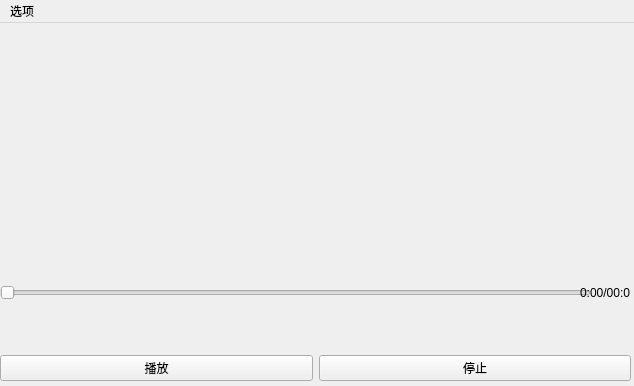
<?xml version="1.0" encoding="UTF-8"?>
<ui version="4.0">
 <class>MainWindow</class>
 <widget class="QMainWindow" name="MainWindow">
  <property name="geometry">
   <rect>
    <x>0</x>
    <y>0</y>
    <width>634</width>
    <height>386</height>
   </rect>
  </property>
  <property name="windowTitle">
   <string>MainWindow</string>
  </property>
  <widget class="QWidget" name="centralwidget">
   <widget class="ProgressSlider" name="horizontalSlider">
    <property name="geometry">
     <rect>
      <x>0</x>
      <y>260</y>
      <width>591</width>
      <height>20</height>
     </rect>
    </property>
    <property name="orientation">
     <enum>Qt::Horizontal</enum>
    </property>
   </widget>
   <widget class="QLabel" name="label">
    <property name="geometry">
     <rect>
      <x>580</x>
      <y>260</y>
      <width>50</width>
      <height>20</height>
     </rect>
    </property>
    <property name="text">
     <string>00:00/00:00</string>
    </property>
    <property name="alignment">
     <set>Qt::AlignCenter</set>
    </property>
   </widget>
   <widget class="QWidget" name="horizontalLayoutWidget">
    <property name="geometry">
     <rect>
      <x>0</x>
      <y>330</y>
      <width>631</width>
      <height>31</height>
     </rect>
    </property>
    <layout class="QHBoxLayout" name="horizontalLayout">
     <item>
      <widget class="QPushButton" name="playPauseBtn">
       <property name="text">
        <string>播放</string>
       </property>
      </widget>
     </item>
     <item>
      <widget class="QPushButton" name="stopBtn">
       <property name="text">
        <string>停止</string>
       </property>
      </widget>
     </item>
    </layout>
   </widget>
   <widget class="QLabel" name="label_subtitle">
    <property name="geometry">
     <rect>
      <x>240</x>
      <y>210</y>
      <width>54</width>
      <height>12</height>
     </rect>
    </property>
    <property name="text">
     <string/>
    </property>
    <property name="alignment">
     <set>Qt::AlignCenter</set>
    </property>
   </widget>
   <widget class="GLWidget" name="openGLWidget" native="true">
    <property name="geometry">
     <rect>
      <x>170</x>
      <y>70</y>
      <width>120</width>
      <height>80</height>
     </rect>
    </property>
   </widget>
  </widget>
  <widget class="QMenuBar" name="menuBar">
   <property name="geometry">
    <rect>
     <x>0</x>
     <y>0</y>
     <width>634</width>
     <height>23</height>
    </rect>
   </property>
   <widget class="QMenu" name="menuOption">
    <property name="title">
     <string>选项</string>
    </property>
    <addaction name="actionOpenFile"/>
   </widget>
   <addaction name="menuOption"/>
  </widget>
  <action name="actionOpenFile">
   <property name="text">
    <string>打开文件</string>
   </property>
  </action>
  <action name="actionsetting">
   <property name="text">
    <string>setting</string>
   </property>
  </action>
 </widget>
 <customwidgets>
  <customwidget>
   <class>ProgressSlider</class>
   <extends>QSlider</extends>
   <header>progressslider.h</header>
  </customwidget>
  <customwidget>
   <class>GLWidget</class>
   <extends>QWidget</extends>
   <header>glwidget.h</header>
   <container>1</container>
  </customwidget>
 </customwidgets>
 <resources/>
 <connections/>
</ui>
